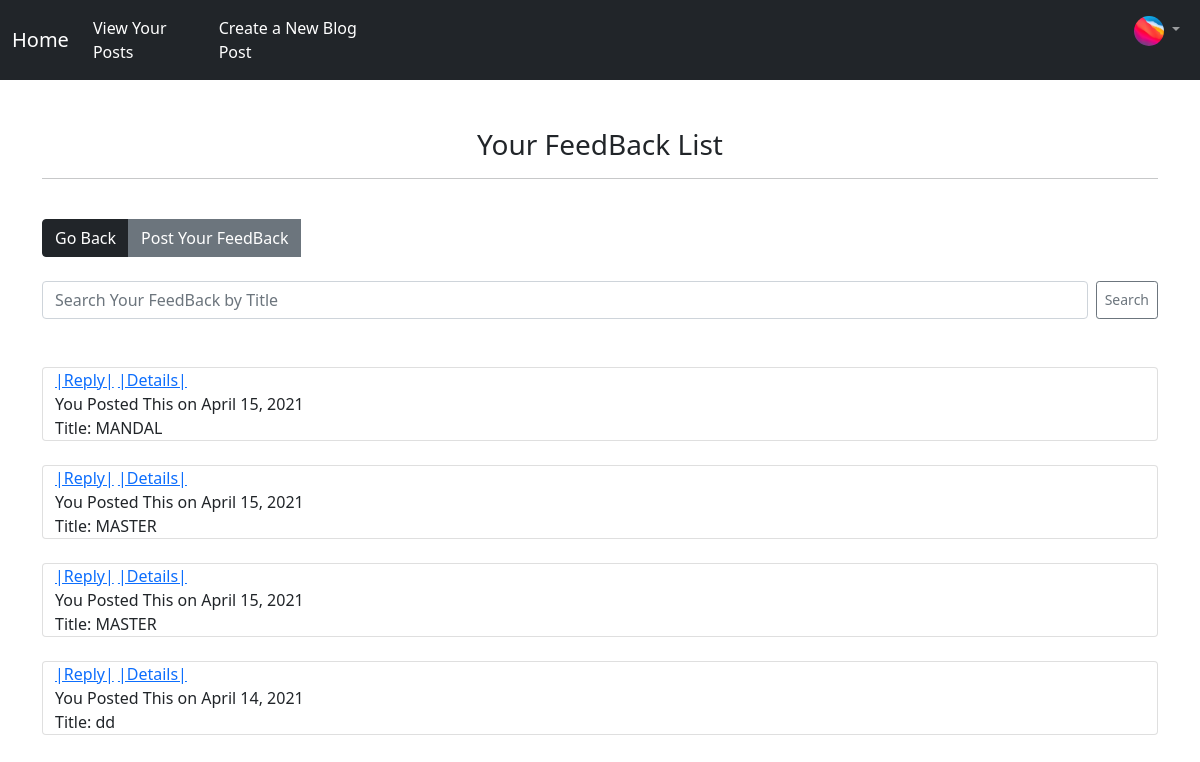
/feedback/current_user/ (signed in), run on the app's committed database.
### yapp/models.py (models this page shows, shortened)
class Profile(models.Model):
    user = models.OneToOneField(User, on_delete=models.CASCADE, null=True, blank=True)
    pic = models.ImageField(null=True, blank=True, upload_to='images/profile/')
    website_url = models.URLField(null=True, blank=True)
    twitter_url = models.URLField(null=True, blank=True)
    instagram_url = models.URLField(null=True, blank=True)
    facebook_url = models.URLField(null=True, blank=True)
    body = RichTextField(null=True, blank=True)

class FeedBackModel(models.Model):
    user = models.ForeignKey(User, on_delete=models.SET_NULL, null=True, blank=True)
    title = models.CharField(null=True, blank=True, max_length=200)
    complaint = RichTextField()
    date = models.DateField(auto_now_add=True, blank=True, null=True)

### yapp/views.py (the view)
# urls.py: path('feedback/current_user/', FeedBackUserList.as_view(), name='userfeed'),
class FeedBackUserList(LoginRequiredMixin, ListView):
    model = FeedBackModel
    template_name = 'yapp/comment/userfeed.html'
    ordering = ['-id']

### yapp/templates/yapp/comment/userfeed.html (shortened to what this page needs)
{% extends 'base.html' %}
{% block content %}
<center><h3>Your FeedBack List</h3></center><hr><br>
<div class="btn-group" role="group" aria-label="Basic example">
<a href="{% url 'feedbacklist' %}" class="btn btn-dark">Go Back</a><a href="{% url 'feedbackcreate' %}" class="btn btn-secondary">Post Your FeedBack</a><br>
</div>
<br><br>
<form class="d-flex" method="POST" action="{% url 'specific_feed' %}">
    <input class="form-control me-2" type="search" placeholder="Search Your FeedBack by Title" aria-label="Search" name="searched">
    <button class="btn btn-sm btn-outline-secondary" type="submit">Search</button>
  </form><br><br>
{% if user.is_authenticated %}
{% for feed in object_list %}
{% if feed.user.id == request.user.id %}
<div class="card"><div class="container">
    <a href="{% url 'reply' feed.id %}">|Reply|</a>
    <a href="{% url 'reply_list' feed.id %}">|Details|</a><br>
    You Posted This on {{ feed.date }}
<br>Title: {{ feed.title }}
</div></div><br>
{% endif %}
{% endfor %}
{% else %}
<h3>Hey!! You are not currently logged In!! <a href="{% url 'index' %}">Go Back</a> or <a href="{% url 'login' %}">Log In</a></h3>
{% endif %}
{% endblock %}

### yapp/templates/base.html (shortened to what this page needs)
{% load static %}
<!doctype html>
<html lang="en">
  <head>
    <link href="https://cdn.jsdelivr.net/npm/bootstrap@5.0.0-beta3/dist/css/bootstrap.min.css" rel="stylesheet">
  </head>
  <body>
        <nav class="navbar navbar-expand-lg navbar-dark bg-dark">
            <div class="container-fluid">
              <a class="navbar-brand" href="{% url 'index' %}">Home</a>
              <div class="collapse navbar-collapse" id="navbarSupportedContent">
                <ul class="navbar-nav me-auto mb-2 mb-lg-0">
                  {% if user.is_authenticated %}
                  <li class="nav-item">
                    <a class="nav-link active" aria-current="page" href="{% url 'user' %}">View Your Posts</a>
                  </li>
                  <li class="nav-item">
                    <a class="nav-link active" aria-current="page" href="{% url 'create' %}">Create a New Blog Post</a>
                  </li>
                <ul><ul><ul><ul><ul><ul><ul><ul><ul><ul><ul><ul><ul><ul><ul><ul><ul><ul><ul><ul><ul><ul><ul>
                  <li class="nav-item dropdown">
                    <a class="nav-link dropdown-toggle" href="#" id="navbarDropdown" role="button" data-bs-toggle="dropdown" aria-expanded="false">
                      {% if request.user.profile.pic %}<img src="{{request.user.profile.pic.url}}" height="30" width="30" class="rounded-circle">
                      {% else %} <img src="{% static 'yapp\images\user_profile_default_2.png' %}" height="30" width="30" class="rounded-circle">{% endif %}
                    </a>
                  </li>
                  {% endif %}
              </div>
            </div>
          </nav>
          <div class="container">
        <br><br>
    {% block content %}
    {% endblock %}
    </div>
  </body>
</html>

### data on the page
FeedBackModel: date "April 15, 2021", title "MANDAL"
FeedBackModel: date "April 15, 2021", title "MASTER"
FeedBackModel: date "April 15, 2021", title "MASTER"
FeedBackModel: date "April 14, 2021", title "dd"
